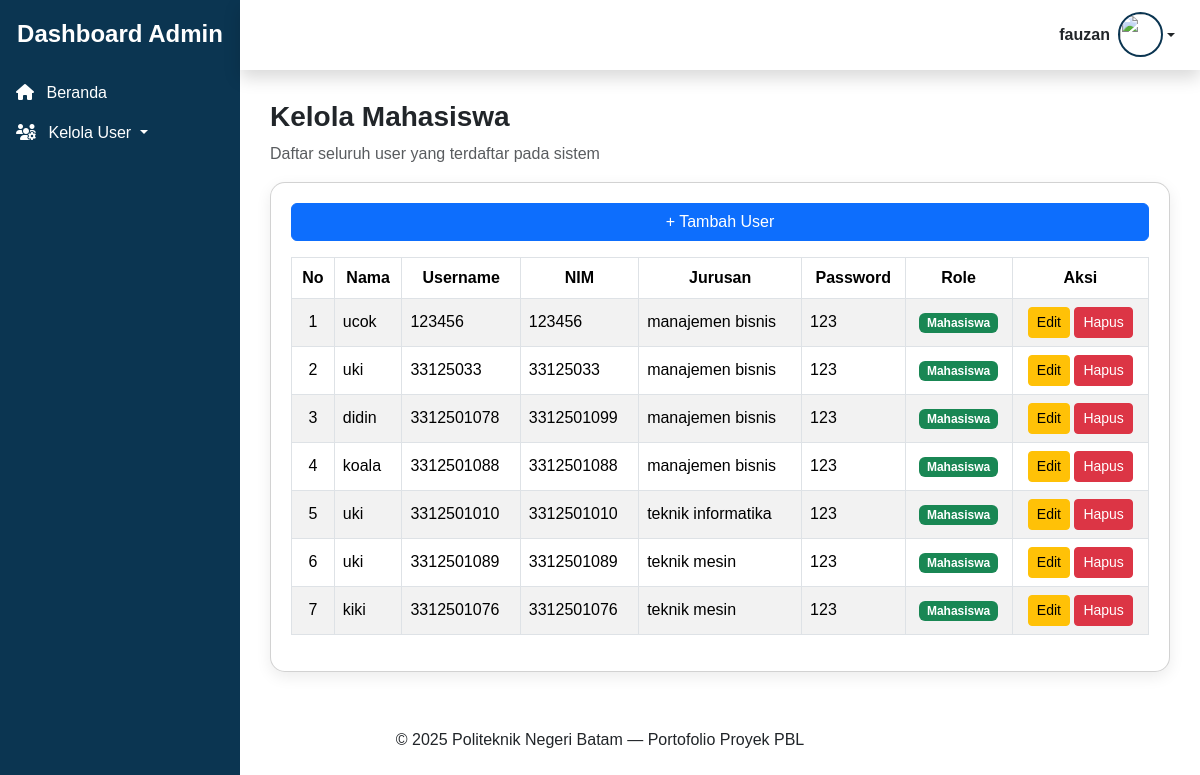
/admin/kelola_mahasiswa.php (signed in), run on the app's committed database.
### tables this page shows
CREATE TABLE `users` (
  `id_user` int NOT NULL,
  `nama` varchar(100) DEFAULT NULL,
  `username` varchar(100) DEFAULT NULL,
  `password` varchar(255) DEFAULT NULL,
  `nim` varchar(20) NOT NULL,
  `jurusan` enum('teknik elektro','teknik informatika','teknik mesin','manajemen bisnis') NOT NULL,
  `profil` varchar(255) DEFAULT NULL,
  `role` enum('mahasiswa','dosen','admin') NOT NULL
);

### admin/kelola_mahasiswa.php (the view, shortened to what this page needs)
<?php
include "../template_admin/header.php";
include "../template_admin/sidebar.php";
include "../template_admin/topbar.php";
$result = mysqli_query($koneksi, "SELECT * FROM users WHERE `role` = 'mahasiswa' ORDER BY id_user DESC");
?>
<div class="content-wrapper">
  <h3 class="fw-bold">Kelola Mahasiswa</h3>
  <p class="text-muted">Daftar seluruh user yang terdaftar pada sistem</p>
  <div class="card card-custom mt-3">
    <a href="tambah_mahasiswa.php" class="btn btn-primary mb-3">
      + Tambah User
    </a>
    <table class="table table-bordered table-striped table-hover align-middle">
      <thead>
        <tr class="text-center">
          <th>No</th>
          <th>Nama</th>
          <th>Username</th>
          <th>NIM</th>
          <th>Jurusan</th>
          <th>Password</th>
          <th>Role</th>
          <th>Aksi</th>
        </tr>
      </thead>
      <tbody>
        <?php
        $no = 1;
        while ($row = mysqli_fetch_assoc($result)) { ?>
          <tr>
            <td class="text-center"><?= $no++ ?></td>
            <td><?= $row['nama'] ?></td>
            <td><?= $row['username'] ?></td>
            <td><?= $row['nim'] ?></td>
            <td><?= $row['jurusan'] ?></td>
            <td><?= $row['password'] ?></td>
            <td class="text-center">
              <span class="badge
                <?= ($row['role'] == 'admin' ? 'bg-danger' :
                    ($row['role'] == 'dosen' ? 'bg-primary' : 'bg-success')) ?>">
                <?= ucfirst($row['role']) ?>
              </span>
            </td>
            <td class="text-center">
              <a href="edit_mahasiswa.php?id=<?= $row['id_user'] ?>" class="btn btn-warning btn-sm">
                Edit
              </a>
              <a href="hapus.php?id=<?= $row['id_user'] ?>&page=mahasiswa" class="btn btn-danger btn-sm" onclick="return confirm('Yakin ingin menghapus user ini?')">
                Hapus
              </a>
            </td>
          </tr>
        <?php } ?>
      </tbody>
    </table>
  </div>
</div>
<?php include "../template/footer.php"; ?>

### template_admin/header.php (shortened to what this page needs)
<!DOCTYPE html>
<html lang="id">
<head>
  <link href="../bootstrap/css/bootstrap.min.css" rel="stylesheet">
  <link rel="stylesheet" href="https://cdnjs.cloudflare.com/ajax/libs/font-awesome/6.4.0/css/all.min.css">
</head>
<body>

### template_admin/sidebar.php (shortened to what this page needs)
<div class="sidebar d-none d-lg-block"
     style="width:240px; height:100vh; position:fixed; top:0; left:0; background:#0b3551; padding-top:20px; color:white;">
  <h4 class="text-center fw-bold mb-4">Dashboard Admin</h4>
  <ul class="nav flex-column">
    <li><a class="nav-link active text-white" href="../admin/dashboard_admin.php"><i class="fa-solid fa-house me-2"></i> Beranda</a></li>
    <li class="nav-item dropdown">
  <a class="nav-link text-white dropdown-toggle"
     href="#" id="kelolaUserDropdown"
     role="button" data-bs-toggle="dropdown" aria-expanded="false">
    <i class="fa-solid fa-users-gear me-2"></i> Kelola User
  </a>
</li>
</div>

### template_admin/topbar.php (shortened to what this page needs)
<?php
$nama = $_SESSION['nama'];
?>
<div class="header shadow"
     style="margin-left:240px; padding:15px 25px; background:white; display:flex;
            justify-content:flex-end; align-items:center; position:fixed; top:0; left:0;
            right:0; height:70px; z-index:2000; border-bottom:1px solid white;">
  <div class="dropdown">
    <a href="#" class="d-flex align-items-center text-dark text-decoration-none dropdown-toggle"
       id="dropdownProfile" data-bs-toggle="dropdown" aria-expanded="false">
        <span class="fw-semibold d-none d-sm-inline me-2"><?= $nama?></span>
        <img src="<?= $profil?>" class="profile-img">
    </a>
  </div>
</div>

### template/footer.php (shortened to what this page needs)
<footer class="footer text-center py-3">
  <span>© <?= date('Y') ?> Politeknik Negeri Batam — Portofolio Proyek PBL</span>
</footer>
</body>
</html>

### template_admin/header.php (style rules this page uses)
body { font-family: 'Poppins', sans-serif; background: white; }
.profile-img { width: 45px; height: 45px; border-radius: 50%; object-fit: cover; border: 2px solid #0b3551; }

### admin/kelola_mahasiswa.php (style rules this page uses)
.content-wrapper { margin-left: 240px; padding: 100px 30px 40px; }
.card-custom { border-radius: 15px; padding: 20px; box-shadow: 0 5px 15px rgba(0,0,0,0.08); }
.table thead { background-color: #0b3551; color: white; }

### data on the page
users: nama "ucok", username "123456", nim "123456", jurusan "manajemen bisnis", password "123", role "Mahasiswa"
users: nama "uki", username "33125033", nim "33125033", jurusan "manajemen bisnis", password "123", role "Mahasiswa"
users: nama "didin", username "3312501078", nim "3312501099", jurusan "manajemen bisnis", password "123", role "Mahasiswa"
users: nama "koala", username "3312501088", nim "3312501088", jurusan "manajemen bisnis", password "123", role "Mahasiswa"
users: nama "uki", username "3312501010", nim "3312501010", jurusan "teknik informatika", password "123", role "Mahasiswa"
users: nama "uki", username "3312501089", nim "3312501089", jurusan "teknik mesin", password "123", role "Mahasiswa"
users: nama "kiki", username "3312501076", nim "3312501076", jurusan "teknik mesin", password "123", role "Mahasiswa"

### other printed values
$nama "fauzan"
